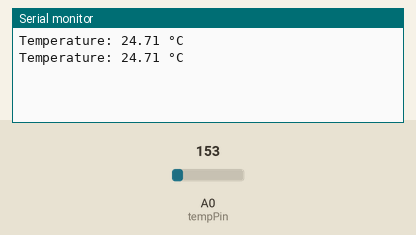
Bench run of a sketch on a simulated Arduino Uno, built with avr-gcc and run on an emulated ATmega328P. Shown: the last lines printed to the serial monitor. The test bench sets the inputs (shaded band); at power-on: A0 (tempPin) = 153.

Above: at 1.8 s.
1.9 s: A0 (tempPin) set to 176
At 2.6 s:
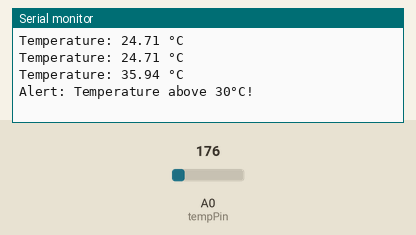
4.5 s: A0 (tempPin) set to 165
At 5.8 s:
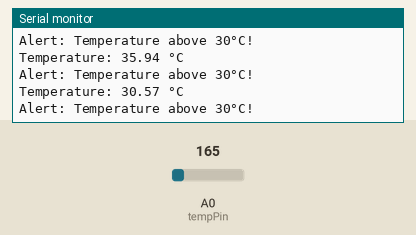
Timing chart, 0 to 7.5 s (numbered marks = the images above; inputs shaded):
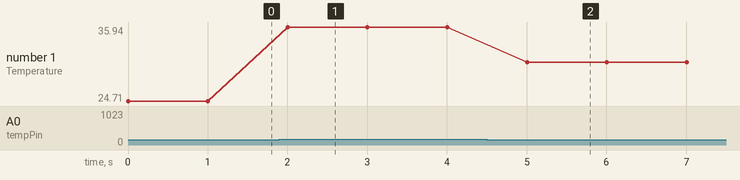

Measured:
- the behaviour switches between 163 and 164 on A0 (tempPin) (found by bisection; images 0 and 1)
- after the input at 1.9 s, the serial monitor: prints a new line after 0.10 s (image 1)
- after the input at 4.5 s, the serial monitor: prints a new line after 0.50 s (image 2)
- plotted number 1: 24.71 → 35.94 after the input at 1.9 s, 35.94 → 30.57 after the input at 4.5 s

The sketch:

lab08.ino
```cpp
// Definição dos pinos
const int tempPin = A0; // Pino onde o TMP36 está conectado
const int buzzerPin = 9; // Pino onde o buzzer está conectado

// Variáveis de temperatura
float temperatureC;
const float thresholdTempHigh = 30.0; // Temperatura para mensagem na serial
const float thresholdTempAlarm = 90.0; // Temperatura para acionar o alarme

void setup() {
  Serial.begin(9600); // Inicializa a comunicação serial
  pinMode(buzzerPin, OUTPUT); // Configura o pino do buzzer como saída
}

void loop() {
  int sensorValue = analogRead(tempPin); // Lê o valor do sensor TMP36

  // Converte a leitura do sensor para temperatura em Celsius
  temperatureC = (sensorValue * 5.0 / 1024.0 - 0.5) * 100.0;

  // Imprime a temperatura na serial
  Serial.print("Temperature: ");
  Serial.print(temperatureC);
  Serial.println(" °C");

  // Verifica se a temperatura é maior que 30°C
  if (temperatureC > thresholdTempHigh) {
    Serial.println("Alert: Temperature above 30°C!");
  }

  // Verifica se a temperatura é maior que 90°C
  if (temperatureC > thresholdTempAlarm) {
    tone(buzzerPin, 1000); // Toca o buzzer com frequência de 1000 Hz
  } else {
    noTone(buzzerPin); // Desliga o buzzer
  }

  delay(1000); // Aguarda 1 segundo antes da próxima leitura
}
```
